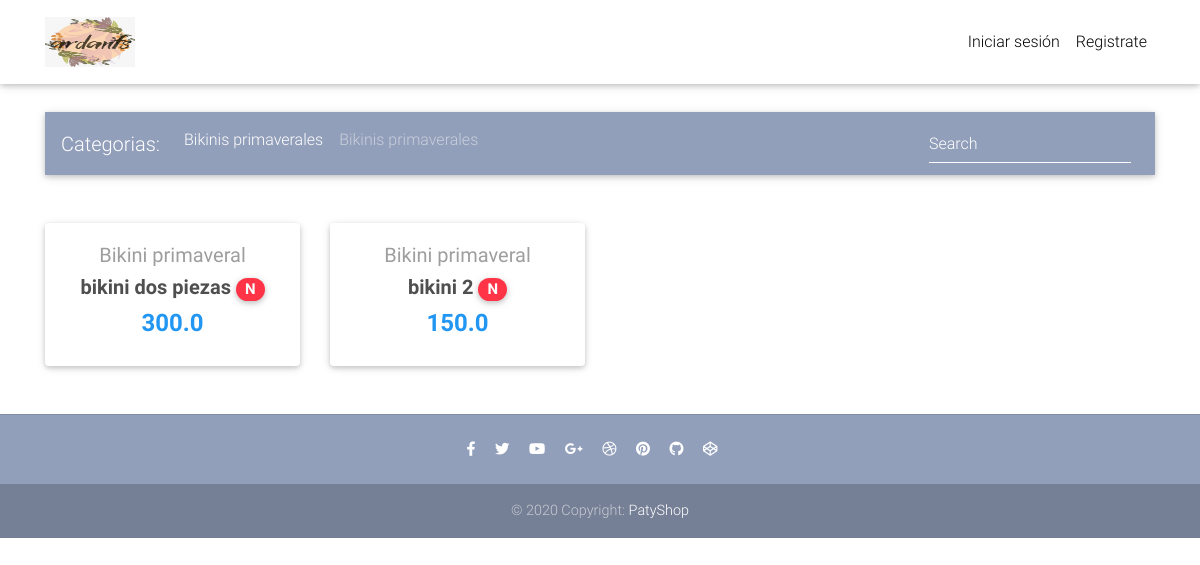
The page / on the database its author committed.
### core/models.py (models this page shows, shortened)
class Item(models.Model):
    title = models.CharField(max_length = 100)
    price = models.FloatField()
    discount_price = models.FloatField(blank=True, null=True)
    category = models.CharField(choices=CATEGORY_CHOICES, max_length = 2)
    label = models.CharField(choices=LABEL_CHOICES, max_length = 2)
    slug = models.SlugField()
    discount_price = models.FloatField(blank=True, null=True)
    description = models.TextField()
    def get_absolute_url(self):
        return reverse("core:product_page", kwargs={
            'slug':self.slug
        })

### core/views.py (the view)
# urls.py: path('', HomeView.as_view() , name="home"),
class HomeView(ListView):
    model = Item
    paginate_by = 10
    template_name = "home-page.html"

### templates/home-page.html (shortened to what this page needs)
{% extends 'base.html' %}
{% load static %}
{% block content %}
<main>
  <div class="container">
    <nav class="navbar navbar-expand-lg navbar-dark mdb-color lighten-3 mt-3 mb-5">
      <span class="navbar-brand">Categorias:</span>
      <div class="collapse navbar-collapse" id="basicExampleNav">
        <ul class="navbar-nav mr-auto">
          <li class="nav-item">
            <a class="nav-link" href="#">Bikinis primaverales</a>
          </li>
          <li>
            <a class="nav-link" href="#">Bikinis primaverales</a>
          </li>
        </ul>
        <form class="form-inline">
          <div class="md-form my-0">
            <input class="form-control mr-sm-2" type="text" placeholder="Search" aria-label="Search">
          </div>
        </form>
      </div>
    </nav>
    <section class="text-center mb-4">
      <div class="row wow fadeIn">
        {% for item in object_list %}
        <div class="col-lg-3 col-md-6 mb-4">
          <div class="card">
            <div class="card-body text-center">
              <a href=" {% static '' %}" class="grey-text">
                <h5>{{item.get_category_display}}</h5>
              </a>
              <h5>
                <strong>
                  <a href="{{item.get_absolute_url}}" class="dark-grey-text">{{item.title}}
                    <span class="badge badge-pill danger-color">{{item.label}}</span>
                  </a>
                </strong>
              </h5>
              <h4 class="font-weight-bold blue-text">
                <strong>
                  {% if item.discount_price %}
                    {{item.discount_price}}
                  {% else %}
                    {{item.price}}
                  {% endif %}
                </strong>
              </h4>
            </div>
          </div>
        </div>
        {% endfor %}
    </section>
  </div>
</main>
{% endblock %}

### templates/base.html (style rules this page uses)
html, body, header, .carousel { height: 60vh; }

### rows shown on the page
Item: category "Bikini primaveral", title "bikini dos piezas", label "N", price "300.0"
Item: category "Bikini primaveral", title "bikini 2", label "N", discount_price "150.0"
